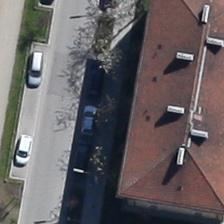
#> input picture Images_for_FCRN/annotate/img10/img10_194o.jpg, 224 x 224 px, given in place of img1_1gt.jpg, which was not available
$ jupyter execute --allow-errors Connected_Components.ipynb   (older library calls are emulated)
#> lines starting #> are read from the running program, lines starting #| are printed output that depends on the picture; after the words box and inside, x2 and y2 are one past the last pixel; in counts of white or black regions, pixels touching at a corner belong together; pictures that were not available may be replaced by others from this repository, and a replacement may not be noted
[cell 1]
# import the necessary packages
from imutils import contours
from skimage import measure
import numpy as np
import argparse
import imutils
import cv2

[cell 2]
# load the image, convert it to grayscale, and blur it
image = cv2.imread('Images_for_FCRN/Random/gt/img1_1gt.jpg')
#> image is the input picture: shape (224, 224, 3); mean B, G, R 98.4, 96.3, 102.4
gray = cv2.cvtColor(image, cv2.COLOR_BGR2GRAY)
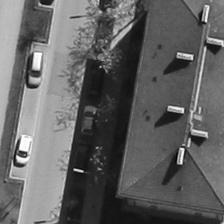
#> gray: shape (224, 224); min 0, max 255, mean 98.4
blurred = cv2.GaussianBlur(gray, (11, 11), 0)
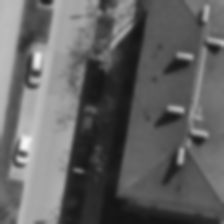
#> blurred: shape (224, 224); min 20, max 246, mean 98.4

#> (a cell that did not finish here is left out)

[cell 4]
thresh = cv2.threshold(blurred, 120, 255, cv2.THRESH_BINARY)[1]
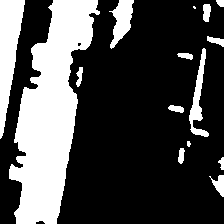
#> thresh: shape (224, 224); 29.1% white; 15 white regions (2 under 20 px), largest, box (x1, y1, x2, y2) and area: (9, 0, 100, 224) 10545, (0, 0, 25, 139) 1930, (109, 0, 134, 49) 653

[cell 5]
thresh = cv2.erode(thresh, None, iterations=2)
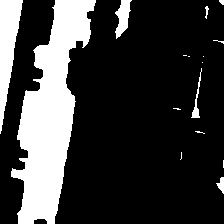
#> thresh: shape (224, 224); 22.7% white; 16 white regions (10 under 20 px), largest, box (x1, y1, x2, y2) and area: (11, 0, 96, 224) 9081, (0, 0, 23, 134) 1607, (115, 0, 132, 39) 368, (191, 68, 202, 118) 134, (216, 177, 224, 194) 74, (205, 6, 209, 19) 28
thresh = cv2.dilate(thresh, None, iterations=4)
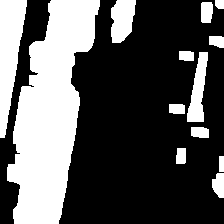
#> thresh: shape (224, 224); 34.2% white; 13 white regions, largest, box (x1, y1, x2, y2) and area: (7, 0, 100, 224) 11846, (0, 0, 27, 138) 2251, (111, 0, 136, 43) 842

[cell 6]
labels = measure.label(thresh, neighbors=8, background=0)
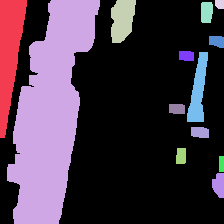
#> labels: shape (224, 224) int64; 14 distinct labels, from 0 to 13; one colour per label, 0 black
mask = np.zeros(thresh.shape, dtype="uint8")

# loop over the unique components
for label in np.unique(labels):
	# if this is the background label, ignore it
	if label == 0:
		continue

	# otherwise, construct the label mask and count the
	# number of pixels
	labelMask = np.zeros(thresh.shape, dtype="uint8")
	labelMask[labels == label] = 255
	numPixels = cv2.countNonZero(labelMask)

	# if the number of pixels in the component is sufficiently
	# large, then add it to our mask of "large blobs"
	if numPixels > 100:
		mask = cv2.add(mask, labelMask)
#> this loop made 14 passes
#> numPixels on passes 2 to 13: 2251, 11846, 842, 75, 235, 155, 142, 824, 154, 181, 152, 80
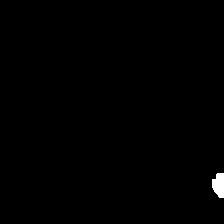
#> labelMask: shape (224, 224); 0.47% white; 1 white region, box (x1, y1, x2, y2) and area: (212, 173, 224, 198) 238
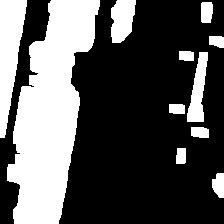
#> mask: shape (224, 224); 33.9% white; 11 white regions

[cell 7]
cnts = cv2.findContours(mask.copy(), cv2.RETR_EXTERNAL,
	cv2.CHAIN_APPROX_SIMPLE)
#> cnts = 11 contours; largest, box (x1, y1, x2, y2) and area: (7, 0, 100, 224) 11540, (0, 0, 27, 138) 2098, (111, 0, 136, 43) 785, (187, 52, 208, 122) 742, (212, 173, 224, 198) 206
cnts = cnts[0] if imutils.is_cv2() else cnts[1]
cnts = contours.sort_contours(cnts)[0]

# loop over the contours
for (i, c) in enumerate(cnts):
	# draw the bright spot on the image
	(x, y, w, h) = cv2.boundingRect(c)
	((cX, cY), radius) = cv2.minEnclosingCircle(c)
	cv2.circle(image, (int(cX), int(cY)), int(radius),
		(0, 0, 255), 3)
	cv2.putText(image, "#{}".format(i + 1), (x, y - 15),
		cv2.FONT_HERSHEY_SIMPLEX, 0.45, (0, 0, 255), 2)
#> this loop made 11 passes
#> (x, y, w, h, cX, cY, radius) on passes 1 to 11: (0, 0, 27, 138, 13, 68.5, 69.72), (7, 0, 93, 224, 56.5, 111.5, 119.3), (111, 0, 25, 43, 123.5, 21, 23.94), (169, 104, 16, 10, 176.5, 108.5, 8.75), (176, 148, 10, 16, 180.5, 155.5, 8.75), (179, 51, 15, 10, 186, 55.5, 8.32), (187, 52, 21, 70, 197, 86.5, 35.92), (191, 127, 18, 11, 199.5, 132, 9.86), (201, 2, 12, 21, 206.5, 12, 10.97), (209, 36, 15, 12, 216, 41.5, 8.9), (212, 173, 12, 25, 220, 185, 12.37)
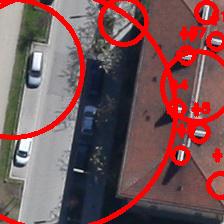
#> image: shape (224, 224, 3); 12.99% of pixels changed, all inside (x1, y1, x2, y2) = (0, 0, 224, 224)

# show the output image
cv2.imshow("Image", image)
cv2.waitKey(0)
#> Out = 27

$ run again, on Images_for_FCRN/annotate/img10/img10_392o.jpg
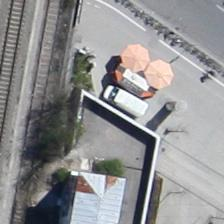
#> input picture Images_for_FCRN/annotate/img10/img10_392o.jpg, 224 x 224 px, given in place of img1_1gt.jpg, which was not available
#> image is the input picture: shape (224, 224, 3); mean B, G, R 145.2, 143.9, 143.9
#> labels: shape (224, 224) int64; 5 distinct labels, from 0 to 4
#> the loop `for label in np.unique(labels):` made 5 passes
#> numPixels on passes 2 to 5: 7605, 24933, 7030, 222
#> after the loop `for label in np.unique(labels):`:
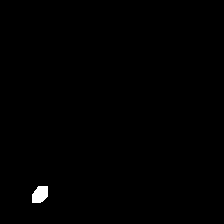
#> labelMask: shape (224, 224); 0.44% white; 1 white region
#> cnts = 4 contours; box (x1, y1, x2, y2) and area: (62, 0, 224, 224) 24810, (0, 0, 60, 224) 7262, (47, 109, 145, 224) 7093, (32, 186, 48, 203) 196
#> the loop `for (i, c) in enumerate(cnts):` made 4 passes
#> (x, y, w, h, cX, cY, radius) on passes 1 to 4: (0, 0, 60, 224, 29.5, 111.5, 115.3), (32, 186, 16, 17, 39.5, 194, 10.97), (47, 109, 98, 115, 99.5, 168.2, 63.7), (62, 0, 162, 224, 150.5, 111.5, 133)
#> after the loop `for (i, c) in enumerate(cnts):`:
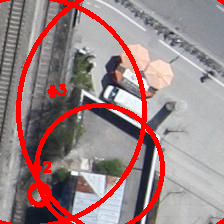
#> image: shape (224, 224, 3); 9.69% of pixels changed, all inside (x1, y1, x2, y2) = (0, 0, 224, 224)
#> Out = 27
